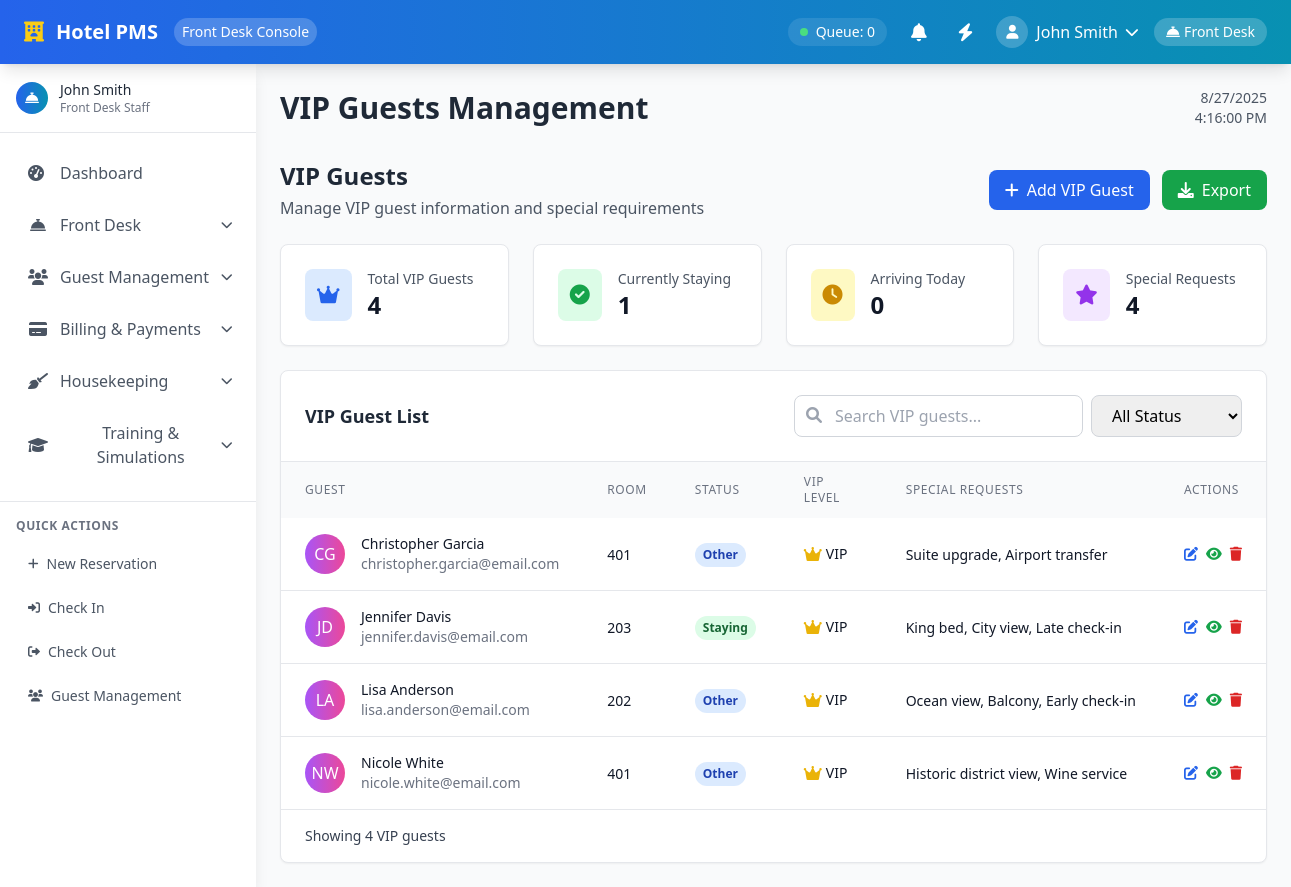
Screenshot of /modules/front-desk/vip-guests.php (signed in) with the database file from the repository.
### tables this page shows
CREATE TABLE reservations (
    id INT PRIMARY KEY AUTO_INCREMENT,
    reservation_number VARCHAR(20) UNIQUE NOT NULL,
    guest_id INT NOT NULL,
    room_id INT NOT NULL,
    check_in_date DATE NOT NULL,
    check_out_date DATE NOT NULL,
    adults INT NOT NULL DEFAULT 1,
    children INT DEFAULT 0,
    total_amount DECIMAL(10,2) NOT NULL,
    special_requests TEXT,
    booking_source ENUM('walk_in', 'online', 'phone', 'travel_agent') DEFAULT 'walk_in',
    status ENUM('confirmed', 'checked_in', 'checked_out', 'cancelled', 'no_show', 'walked') DEFAULT 'confirmed',
    checked_in_at TIMESTAMP NULL,
    checked_in_by INT NULL,
    checked_out_at TIMESTAMP NULL,
    checked_out_by INT NULL,
    created_by INT NOT NULL,
    created_at TIMESTAMP DEFAULT CURRENT_TIMESTAMP,
    updated_at TIMESTAMP DEFAULT CURRENT_TIMESTAMP ON UPDATE CURRENT_TIMESTAMP,
    FOREIGN KEY (guest_id) REFERENCES guests(id),
    FOREIGN KEY (room_id) REFERENCES rooms(id),
    FOREIGN KEY (checked_in_by) REFERENCES users(id),
    FOREIGN KEY (checked_out_by) REFERENCES users(id),
    FOREIGN KEY (created_by) REFERENCES users(id)
);

CREATE TABLE guests (
    id INT PRIMARY KEY AUTO_INCREMENT,
    first_name VARCHAR(50) NOT NULL,
    last_name VARCHAR(50) NOT NULL,
    email VARCHAR(100),
    phone VARCHAR(20),
    address TEXT,
    id_type ENUM('passport', 'driver_license', 'national_id', 'other') NOT NULL,
    id_number VARCHAR(50) NOT NULL,
    date_of_birth DATE,
    nationality VARCHAR(50),
    is_vip BOOLEAN DEFAULT FALSE,
    preferences TEXT,
    service_notes TEXT,
    created_at TIMESTAMP DEFAULT CURRENT_TIMESTAMP,
    updated_at TIMESTAMP DEFAULT CURRENT_TIMESTAMP ON UPDATE CURRENT_TIMESTAMP
);

CREATE TABLE rooms (
    id INT PRIMARY KEY AUTO_INCREMENT,
    room_number VARCHAR(10) UNIQUE NOT NULL,
    room_type ENUM('standard', 'deluxe', 'suite', 'presidential') NOT NULL,
    floor INT NOT NULL,
    capacity INT NOT NULL,
    rate DECIMAL(10,2) NOT NULL,
    status ENUM('available', 'occupied', 'reserved', 'maintenance', 'out_of_service') DEFAULT 'available',
    housekeeping_status ENUM('clean', 'dirty', 'cleaning', 'maintenance') DEFAULT 'clean',
    amenities TEXT,
    created_at TIMESTAMP DEFAULT CURRENT_TIMESTAMP,
    updated_at TIMESTAMP DEFAULT CURRENT_TIMESTAMP ON UPDATE CURRENT_TIMESTAMP
);

### modules/front-desk/vip-guests.php (the view, shortened to what the rows shown need)
<?php
require_once '../../includes/config.php';
try {
    $stmt = $pdo->prepare("
        SELECT
            g.id,
            g.first_name,
            g.last_name,
            g.email,
            g.phone,
            g.is_vip,
            g.preferences,
            g.service_notes,
            r.id as reservation_id,
            r.reservation_number,
            r.check_in_date,
            r.check_out_date,
            r.status as reservation_status,
            rm.room_number,
            rm.room_type,
            CASE
                WHEN r.status = 'checked_in' THEN 'staying'
                WHEN r.status = 'confirmed' AND r.check_in_date = CURDATE() THEN 'arriving'
                WHEN r.status = 'checked_out' THEN 'checked_out'
                ELSE 'other'
            END as current_status
        FROM guests g
        LEFT JOIN reservations r ON g.id = r.guest_id AND r.status IN ('confirmed', 'checked_in', 'checked_out')
        LEFT JOIN rooms rm ON r.room_id = rm.id
        WHERE g.is_vip = 1
        ORDER BY g.first_name, g.last_name
    ");
    $stmt->execute();
    $vip_guests = $stmt->fetchAll();
} catch (PDOException $e) {
    error_log("Error fetching VIP guests: " . $e->getMessage());
    $vip_guests = [];
    $stats = [
        'total_vip' => 0,
        'currently_staying' => 0,
        'arriving_today' => 0,
        'special_requests' => 0
    ];
}
include '../../includes/header-unified.php';
?>
        <main class="lg:ml-64 mt-16 p-4 lg:p-6 flex-1 transition-all duration-300">
            <div class="flex justify-between items-center mb-8">
                <h2 class="text-3xl font-semibold text-gray-800">VIP Guests Management</h2>
            </div>
            <div class="mb-6">
                <div class="flex items-center justify-between">
                    <div>
                        <h2 class="text-2xl font-bold text-gray-800">VIP Guests</h2>
                    </div>
                </div>
            </div>
            <div class="bg-white rounded-lg shadow-sm border border-gray-200">
                <div class="overflow-x-auto">
                    <table class="w-full">
                        <thead class="bg-gray-50">
                            <tr>
                                <th class="px-6 py-3 text-left text-xs font-medium text-gray-500 uppercase tracking-wider">Guest</th>
                                <th class="px-6 py-3 text-left text-xs font-medium text-gray-500 uppercase tracking-wider">Room</th>
                                <th class="px-6 py-3 text-left text-xs font-medium text-gray-500 uppercase tracking-wider">Status</th>
                                <th class="px-6 py-3 text-left text-xs font-medium text-gray-500 uppercase tracking-wider">VIP Level</th>
                                <th class="px-6 py-3 text-left text-xs font-medium text-gray-500 uppercase tracking-wider">Special Requests</th>
                                <th class="px-6 py-3 text-left text-xs font-medium text-gray-500 uppercase tracking-wider">Actions</th>
                            </tr>
                        </thead>
                        <tbody class="bg-white divide-y divide-gray-200">
                            <?php if (empty($vip_guests)): ?>
                                <tr>
                                    <td colspan="6" class="px-6 py-4 text-center text-gray-500">
                                        <i class="fas fa-crown text-2xl mb-2"></i>
                                        <p>No VIP guests found</p>
                                        <p class="text-sm">VIP guests will appear here when they are added to the system</p>
                                    </td>
                                </tr>
                            <?php else: ?>
                                <?php foreach ($vip_guests as $guest): ?>
                                    <tr class="hover:bg-gray-50 vip-guest-row" data-status="<?php echo $guest['current_status']; ?>">
                                        <td class="px-6 py-4 whitespace-nowrap">
                                            <div class="flex items-center">
                                                <div class="w-10 h-10 bg-gradient-to-r from-purple-500 to-pink-500 rounded-full flex items-center justify-center">
                                                    <span class="text-white font-medium"><?php echo strtoupper(substr($guest['first_name'], 0, 1) . substr($guest['last_name'], 0, 1)); ?></span>
                                                </div>
                                                <div class="ml-4">
                                                    <div class="text-sm font-medium text-gray-900"><?php echo htmlspecialchars($guest['first_name'] . ' ' . $guest['last_name']); ?></div>
                                                    <div class="text-sm text-gray-500"><?php echo htmlspecialchars($guest['email']); ?></div>
                                                </div>
                                            </div>
                                        </td>
                                        <td class="px-6 py-4 whitespace-nowrap">
                                            <span class="text-sm text-gray-900">
                                                <?php echo $guest['room_number'] ? htmlspecialchars($guest['room_number']) : 'Not assigned'; ?>
                                            </span>
                                        </td>
                                        <td class="px-6 py-4 whitespace-nowrap">
                                            <?php
                                            $status_class = '';
                                            $status_text = '';
                                            switch ($guest['current_status']) {
                                                case 'staying':
                                                    $status_class = 'bg-green-100 text-green-800';
                                                    $status_text = 'Staying';
                                                    break;
                                                default:
                                                    $status_class = 'bg-blue-100 text-blue-800';
                                                    $status_text = 'Other';
                                            }
                                            ?>
                                            <span class="inline-flex px-2 py-1 text-xs font-semibold rounded-full <?php echo $status_class; ?>">
                                                <?php echo $status_text; ?>
                                            </span>
                                        </td>
                                        <td class="px-6 py-4 whitespace-nowrap">
                                            <div class="flex items-center">
                                                <i class="fas fa-crown text-yellow-500 mr-1"></i>
                                                <span class="text-sm text-gray-900">VIP</span>
                                            </div>
                                        </td>
                                        <td class="px-6 py-4 whitespace-nowrap">
                                            <span class="text-sm text-gray-900">
                                                <?php echo $guest['preferences'] ? htmlspecialchars(substr($guest['preferences'], 0, 50) . (strlen($guest['preferences']) > 50 ? '...' : '')) : 'No special requests'; ?>
                                            </span>
                                        </td>
                                        <td class="px-6 py-4 whitespace-nowrap text-sm font-medium">
                                            <div class="flex space-x-2">
                                                <button class="text-blue-600 hover:text-blue-900" onclick="editGuest(<?php echo $guest['id']; ?>)">
                                                    <i class="fas fa-edit"></i>
                                                </button>
                                                <button class="text-green-600 hover:text-green-900" onclick="viewGuest(<?php echo $guest['id']; ?>)">
                                                    <i class="fas fa-eye"></i>
                                                </button>
                                                <button class="text-red-600 hover:text-red-900" onclick="deleteGuest(<?php echo $guest['id']; ?>)">
                                                    <i class="fas fa-trash"></i>
                                                </button>
                                            </div>
                                        </td>
                                    </tr>
                                <?php endforeach; ?>
                            <?php endif; ?>
                        </tbody>
                    </table>
                </div>
            </div>
        </main>
    </div>
    <?php include '../../includes/footer.php'; ?>
</body>
</html>

### rows the page displays
reservations: guest.last_name "CG", guest.last_name "Christopher Garcia", guest.email "christopher.garcia@email.com", room.room_number "401", status_text "Other", guest.preferences "Suite upgrade, Airport transfer"
reservations: guest.last_name "JD", guest.last_name "Jennifer Davis", guest.email "jennifer.davis@email.com", room.room_number "203", status_text "Staying", guest.preferences "King bed, City view, Late check-in"
reservations: guest.last_name "LA", guest.last_name "Lisa Anderson", guest.email "lisa.anderson@email.com", room.room_number "202", status_text "Other", guest.preferences "Ocean view, Balcony, Early check-in"
reservations: guest.last_name "NW", guest.last_name "Nicole White", guest.email "nicole.white@email.com", room.room_number "401", status_text "Other", guest.preferences "Historic district view, Wine service"

### other values shown
$user_name "John Smith"
$_SESSION['user_name'] "John Smith"
$item['label'] "Dashboard"
$item['label'] "Front Desk"
$item['label'] "Guest Management"
$item['label'] "Billing & Payments"
$item['label'] "Housekeeping"
$item['label'] "Training & Simulations"
$stats['total_vip'] "4"
$stats['currently_staying'] "1"
$stats['arriving_today'] "0"
$stats['special_requests'] "4"
count($vip_guests) "4"
